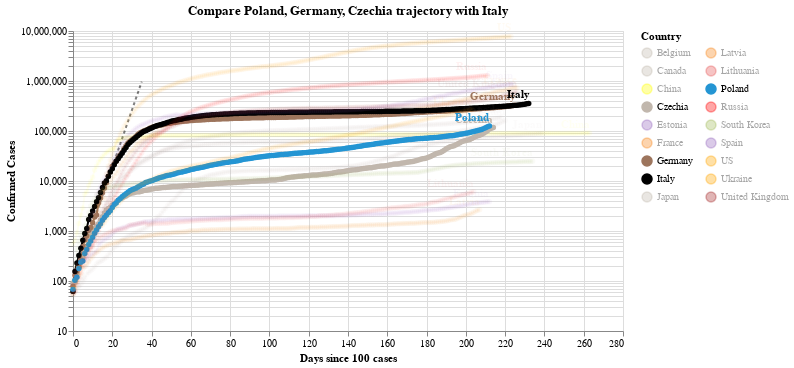

The notebook cell this image was saved under:
### Code cell
#hide_input
chart2 = make_since_chart(dff2,['Poland', 'Germany', 'Czechia'], baseline_countries)
chart2

### Figure 1 — Vega-Lite specification as saved in the notebook (floating-point values rounded to 4 significant figures; data arrays with more than 128 entries replaced by an {"elided": "..."} marker saying what was removed)
{"config": {"view": {"continuousWidth": 400, "continuousHeight": 300}}, "layer": [{"data": {"name": "data-628230001892d6798b50651be41d1b3e"}, "mark": {"type": "line", "color": "black", "opacity": 0.5, "strokeDash": [3, 3]}, "encoding": {"x": {"type": "quantitative", "field": "Days since 100 cases"}, "y": {"type": "quantitative", "field": "Confirmed Cases"}}}, {"data": {"name": "data-df327c34a92b376e82c7ad614258568a"}, "mark": {"type": "line", "point": true}, "encoding": {"color": {"type": "nominal", "field": "Country", "legend": {"columns": 2}, "scale": {"domain": ["Belgium", "Canada", "China", "Czechia", "Estonia", "France", "Germany", "Italy", "Japan", "Latvia", "Lithuania", "Poland", "Russia", "South Korea", "Spain", "US", "Ukraine", "United Kingdom"], "range": ["#C1B7AD", "#C1B7AD", "yellow", "#C1B7AD", "#9467bd", "#F58518", "#9D755D", "black", "#C1B7AD", "#F58518", "#E45756", "#2495D3", "red", "#A1BA59", "#9467bd", "orange", "orange", "brown"]}}, "opacity": {"condition": {"value": 1, "selection": "selector002"}, "value": 0.05}, "tooltip": [{"type": "nominal", "field": "Country"}, {"type": "temporal", "field": "Date"}, {"type": "quantitative", "field": "Confirmed Cases"}, {"type": "quantitative", "field": "Days since 100 cases"}], "x": {"type": "quantitative", "field": "Days since 100 cases"}, "y": {"type": "quantitative", "field": "Confirmed Cases", "scale": {"type": "log"}}}, "selection": {"selector002": {"type": "multi", "fields": ["Country"], "bind": "legend", "init": [{"Country": "Poland"}, {"Country": "Germany"}, {"Country": "Czechia"}, {"Country": "Italy"}]}}, "width": 550}, {"data": {"name": "data-df327c34a92b376e82c7ad614258568a"}, "mark": {"type": "text", "align": "right", "dy": -8, "fontWeight": "bold"}, "encoding": {"color": {"type": "nominal", "field": "Country", "legend": {"columns": 2}, "scale": {"domain": ["Belgium", "Canada", "China", "Czechia", "Estonia", "France", "Germany", "Italy", "Japan", "Latvia", "Lithuania", "Poland", "Russia", "South Korea", "Spain", "US", "Ukraine", "United Kingdom"], "range": ["#C1B7AD", "#C1B7AD", "yellow", "#C1B7AD", "#9467bd", "#F58518", "#9D755D", "black", "#C1B7AD", "#F58518", "#E45756", "#2495D3", "red", "#A1BA59", "#9467bd", "orange", "orange", "brown"]}}, "opacity": {"condition": {"value": 1, "selection": "selector002"}, "value": 0.05}, "text": {"type": "nominal", "field": "Country"}, "tooltip": [{"type": "nominal", "field": "Country"}, {"type": "temporal", "field": "Date"}, {"type": "quantitative", "field": "Confirmed Cases"}, {"type": "quantitative", "field": "Days since 100 cases"}], "x": {"type": "quantitative", "field": "Days since 100 cases"}, "y": {"type": "quantitative", "field": "Confirmed Cases", "scale": {"type": "log"}}}, "transform": [{"filter": "(datum['Date'] >= 1602374400000)"}], "width": 550}], "title": "Compare Poland, Germany, Czechia trajectory with Italy", "$schema": "https://vega.github.io/schema/vega-lite/v4.0.2.json", "datasets": {"data-628230001892d6798b50651be41d1b3e": [{"Days since 100 cases": 0, "Confirmed Cases": 100.0}, {"Days since 100 cases": 1, "Confirmed Cases": 130.0}, {"Days since 100 cases": 2, "Confirmed Cases": 169.0}, {"Days since 100 cases": 3, "Confirmed Cases": 219.7}, {"Days since 100 cases": 4, "Confirmed Cases": 285.6}, {"Days since 100 cases": 5, "Confirmed Cases": 371.3}, {"Days since 100 cases": 6, "Confirmed Cases": 482.7}, {"Days since 100 cases": 7, "Confirmed Cases": 627.5}, {"Days since 100 cases": 8, "Confirmed Cases": 815.7}, {"Days since 100 cases": 9, "Confirmed Cases": 1060.0}, {"Days since 100 cases": 10, "Confirmed Cases": 1379.0}, {"Days since 100 cases": 11, "Confirmed Cases": 1792.0}, {"Days since 100 cases": 12, "Confirmed Cases": 2330.0}, {"Days since 100 cases": 13, "Confirmed Cases": 3029.0}, {"Days since 100 cases": 14, "Confirmed Cases": 3937.0}, {"Days since 100 cases": 15, "Confirmed Cases": 5119.0}, {"Days since 100 cases": 16, "Confirmed Cases": 6654.0}, {"Days since 100 cases": 17, "Confirmed Cases": 8650.0}, {"Days since 100 cases": 18, "Confirmed Cases": 11250.0}, {"Days since 100 cases": 19, "Confirmed Cases": 14620.0}, {"Days since 100 cases": 20, "Confirmed Cases": 19000.0}, {"Days since 100 cases": 21, "Confirmed Cases": 24710.0}, {"Days since 100 cases": 22, "Confirmed Cases": 32120.0}, {"Days since 100 cases": 23, "Confirmed Cases": 41750.0}, {"Days since 100 cases": 24, "Confirmed Cases": 54280.0}, {"Days since 100 cases": 25, "Confirmed Cases": 70560.0}, {"Days since 100 cases": 26, "Confirmed Cases": 91730.0}, {"Days since 100 cases": 27, "Confirmed Cases": 119300.0}, {"Days since 100 cases": 28, "Confirmed Cases": 155000.0}, {"Days since 100 cases": 29, "Confirmed Cases": 201500.0}, {"Days since 100 cases": 30, "Confirmed Cases": 262000.0}, {"Days since 100 cases": 31, "Confirmed Cases": 340600.0}, {"Days since 100 cases": 32, "Confirmed Cases": 442800.0}, {"Days since 100 cases": 33, "Confirmed Cases": 575600.0}, {"Days since 100 cases": 34, "Confirmed Cases": 748300.0}, {"Days since 100 cases": 35, "Confirmed Cases": 972800.0}], "data-df327c34a92b376e82c7ad614258568a": {"elided": "4011 records"}}}
